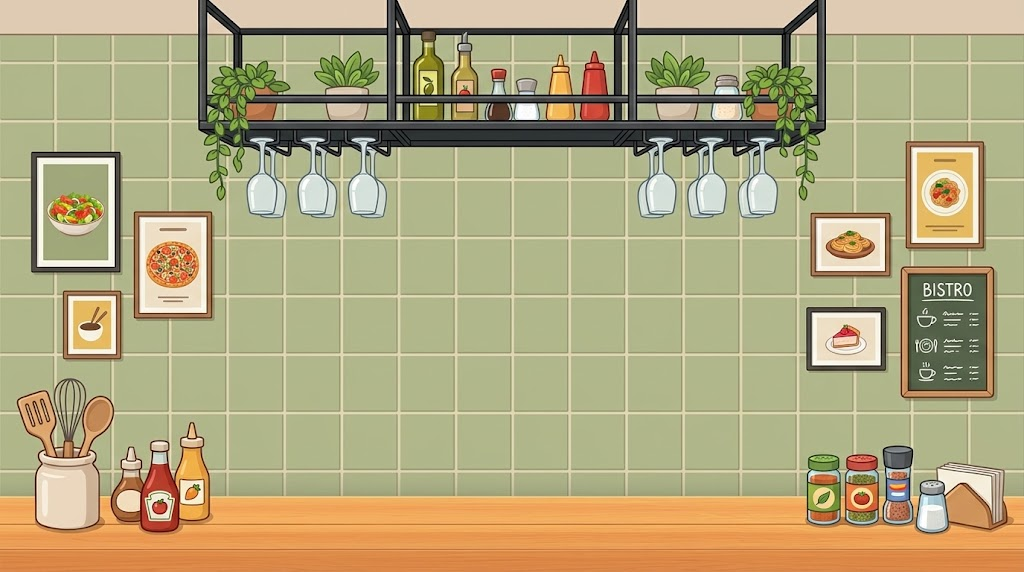
#> input picture Tools/ArtGen/kitchen_wall/source_sketch.png, 1024 x 572 px, given in place of clean_base.png, which was not available; the run also reads 1 picture not shown here
$ python build.py '->' Assets/Resources/Kitchen/wall.png '(2048×1144)'
#> lines starting #> are read from the running program, lines starting #| are printed output that depends on the picture; after the words box and inside, x2 and y2 are one past the last pixel; in counts of white or black regions, pixels touching at a corner belong together; pictures that were not available may be replaced by others from this repository, and a replacement may not be noted
### Tools/ArtGen/kitchen_wall/gfx.py
"""Мини-рендер предметов в стиле игровых спрайтов: мягкие объёмы, глянцевые блики,
тонкий тёмный контур того же оттенка. Рисуем в локальном холсте с суперсэмплингом K px на
единицу исходника, затем сжимаем до 2 px/ед. (масштаб фона 2048×1144)."""
import math
import numpy as np, cv2
from PIL import Image, ImageDraw

K = 8          # пикселей на единицу исходника при рисовании
OUT = 2        # пикселей на единицу в итоговом фоне
LIGHT = np.array([-0.55, -0.75, 0.75])
LIGHT = LIGHT / np.linalg.norm(LIGHT)


def rgb(c):
    return np.array(c[:3], np.float32) / 255.0


class Canvas:
    def __init__(self, x0, y0, x1, y1):
        self.ox, self.oy = int(math.floor(x0)), int(math.floor(y0))
        self.w = (int(math.ceil(x1)) - self.ox) * K
        self.h = (int(math.ceil(y1)) - self.oy) * K
        self.rgb = np.zeros((self.h, self.w, 3), np.float32)
        self.a = np.zeros((self.h, self.w), np.float32)

    # координаты исходника → пиксели холста
    def P(self, x, y):
        return ((x - self.ox) * K, (y - self.oy) * K)

    def pts(self, pts):
        return [self.P(x, y) for x, y in pts]

    def mask(self, fn):
        """fn(draw, canvas) рисует фигуры белым; возвращает маску 0..1."""
        im = Image.new("L", (self.w, self.h), 0)
        fn(ImageDraw.Draw(im), self)
        return np.asarray(im, np.float32) / 255.0

    def poly(self, pts):
        return self.mask(lambda d, c: d.polygon(c.pts(pts), fill=255))

    def ellipse(self, x0, y0, x1, y1):
        return self.mask(lambda d, c: d.ellipse([*c.P(x0, y0), *c.P(x1, y1)], fill=255))

    def rrect(self, x0, y0, x1, y1, r):
        return self.mask(lambda d, c: d.rounded_rectangle([*c.P(x0, y0), *c.P(x1, y1)], radius=r * K, fill=255))

    # [8 lines left out: function line, not called in this run]

    def over(self, col, alpha):
        """Наложить слой (H,W,3) или цвет с альфой (H,W)."""
        col = np.broadcast_to(col, self.rgb.shape)
        a = np.clip(alpha, 0, 1)[..., None]
        out_a = a[..., 0] + self.a * (1 - a[..., 0])
        num = col * a + self.rgb * self.a[..., None] * (1 - a)
        self.rgb = np.where(out_a[..., None] > 1e-6, num / np.maximum(out_a[..., None], 1e-6), 0)
        self.a = out_a

    def tint(self, col, alpha):
        """Подмешать цвет поверх уже нарисованного, не меняя альфу (тени, блики внутри формы)."""
        a = np.clip(alpha, 0, 1)[..., None]
        self.rgb = self.rgb * (1 - a) + np.broadcast_to(col, self.rgb.shape) * a

    # [9 lines left out: function to_image, not called in this run]


# ───────────────────────── шейдинг
def blur(m, sigma_units):
    s = max(0.5, sigma_units * K)
    return cv2.GaussianBlur(m, (0, 0), s)


def dist_in(m):
    return cv2.distanceTransform((m > 0.5).astype(np.uint8), cv2.DIST_L2, 5) / K   # в единицах исходника


def row_extent(m):
    """u ∈ [0,1] поперёк формы для каждого пикселя (по строке)."""
    on = m > 0.5
    has = on.any(1)
    l = np.where(has, on.argmax(1), 0).astype(np.float32)
    r = np.where(has, m.shape[1] - 1 - on[:, ::-1].argmax(1), 1).astype(np.float32)
    xs = np.arange(m.shape[1], dtype=np.float32)[None]
    u = (xs - l[:, None]) / np.maximum(r - l, 1)[:, None]
    return np.clip(u, 0, 1)


def col_extent(m):
    return row_extent(m.T).T


def outline(c, m, base, width=0.55, dark=0.55, alpha=1.0):
    d = dist_in(m)
    t = np.clip((width - d) / 0.35 + 0.5, 0, 1) * (m > 0.02)
    c.tint(rgb(base) * dark, t * alpha)


def fill_cyl(c, m, base, amb=0.62, light_u=0.32, spec=0.55, spec_u=0.24, spec_w=0.09, alpha=1.0,
             vgrad=0.08, line=True, line_w=0.55, line_dark=0.55, rim=0.18, umask=None):
    """Цилиндр по горизонтали: яркость по u, вертикальный блик, тёмный контур.
    umask — форма, по которой считается «поперёк» (например, корпус для этикетки)."""
    u = row_extent(m if umask is None else umask)
    lam = np.clip(np.cos((u - light_u) * math.pi * 0.95), 0, 1)
    shade = amb + (1 - amb) * lam
    v = col_extent(m if umask is None else umask)
    shade = shade * (1 + vgrad * (0.5 - v))
    d = dist_in(m)
    shade = shade * (1 - rim * np.exp(-d / 1.2))
    col = np.clip(rgb(base)[None, None] * shade[..., None], 0, 1)
    c.over(col, m * alpha)
    if spec > 0:
        s = np.clip(1 - np.abs(u - spec_u) / spec_w, 0, 1) ** 1.5
        s *= np.clip((d - 0.8) / 1.5, 0, 1) * np.clip(np.minimum(v, 1 - v) / 0.12, 0, 1)
        c.tint(np.ones(3, np.float32), blur(s * m, 0.25) * spec)
    if line:
        outline(c, m, base, line_w, line_dark)


def fill_soft(c, m, base, height=2.5, amb=0.55, diff=0.55, spec=0.35, shin=18, alpha=1.0,
              line=True, line_w=0.55, line_dark=0.55, rim=0.15):
    """«Надутая» форма: нормали из размытой маски, ламберт + блик."""
    h = blur(m, height * 0.6) * height * K
    gy, gx = np.gradient(h)
    n = np.dstack([-gx, -gy, np.ones_like(h) * 1.0])
    n /= np.linalg.norm(n, axis=2, keepdims=True)
    lam = np.clip((n * LIGHT).sum(2), 0, 1)
    hv = LIGHT + np.array([0, 0, 1.0]); hv /= np.linalg.norm(hv)
    sp = np.clip((n * hv).sum(2), 0, 1) ** shin
    d = dist_in(m)
    shade = (amb + diff * lam) * (1 - rim * np.exp(-d / 1.0))
    col = np.clip(rgb(base)[None, None] * shade[..., None], 0, 1)
    c.over(col, m * alpha)
    if spec > 0:
        c.tint(np.ones(3, np.float32), sp * spec * (m > 0.5) * np.clip(d / 0.6, 0, 1))
    if line:
        outline(c, m, base, line_w, line_dark)


def highlight(c, m, pts_or_mask, alpha=0.6, soft=0.35):
    hm = pts_or_mask if isinstance(pts_or_mask, np.ndarray) else c.poly(pts_or_mask)
    c.tint(np.ones(3, np.float32), blur(hm, soft) * m * alpha)


def sprite(c, path, box, alpha_cut=40, fill=1.0, angle=0.0, tint=None, opacity=1.0, clip=None):
    """Вставить игровой спрайт в прямоугольник (единицы исходника)."""
    im = Image.open(path).convert("RGBA")
    al = np.asarray(im.split()[3]).copy(); al[al < alpha_cut] = 0
    im.putalpha(Image.fromarray(al)); im = im.crop(im.getbbox())
    if angle:
        im = im.rotate(angle, resample=Image.BICUBIC, expand=True)
        im = im.crop(im.getbbox())
    x0, y0, x1, y1 = box
    bw, bh = (x1 - x0) * K * fill, (y1 - y0) * K * fill
    k = min(bw / im.width, bh / im.height)
    im = im.resize((max(1, round(im.width * k)), max(1, round(im.height * k))), Image.LANCZOS)
    cx, cy = c.P((x0 + x1) / 2, (y0 + y1) / 2)
    px, py = int(cx - im.width / 2), int(cy - im.height / 2)
    layer = np.zeros((c.h, c.w, 4), np.float32)
    arr = np.asarray(im, np.float32) / 255
    xa, ya = max(0, px), max(0, py)
    xb, yb = min(c.w, px + im.width), min(c.h, py + im.height)
    layer[ya:yb, xa:xb] = arr[ya - py:yb - py, xa - px:xb - px]
    col = layer[..., :3]
    if tint is not None:
        g = col.mean(2, keepdims=True)
        col = g * rgb(tint)[None, None] * 1.6
    a = layer[..., 3] * opacity
    if clip is not None:
        a = a * clip
    c.over(np.clip(col, 0, 1), a)


# [30 lines left out: function leaf, not called in this run]


def shadow_ellipse(c, cx, cy, rx, ry, alpha=0.35, color=(90, 50, 20), soft=1.6):
    m = c.ellipse(cx - rx, cy - ry, cx + rx, cy + ry)
    c.over(rgb(color), blur(m, soft) * alpha)


# [13 lines left out: function lathe, not called in this run]

### Tools/ArtGen/kitchen_wall/objects.py
"""Предметы кухни в стиле игры. Каждая функция возвращает Canvas (координаты исходника 1024×572)."""
import math
import numpy as np
from gfx import *

import os
R = os.path.normpath(os.path.join(os.path.dirname(os.path.abspath(__file__)), "..", "..", "..", "Assets", "Resources")) + os.sep
ING = R + "Ingredients/"
CREAM = (250, 240, 214)


# ───────────────────────── общие детали
# [80 lines left out: functions label_on, squeeze_bottle, glass_bottle, pot, not called in this run]


def leaf_fan(c, cx, base_y, leaves, base=(104, 172, 70)):
    for ang, ln, wd, dx in leaves:
        leaf(c, cx + dx, base_y, ang, ln, wd, base=base, shape="lance")


# [5 lines left out: function vine, not called in this run]


# ───────────────────────── полка (пол полки y=119.6)
SHELF = 119.6
TERRA = (206, 112, 70)
POT_CREAM = (238, 226, 204)


# [132 lines left out: functions trailing_plant, fan_plant, olive_oil, vinegar, soy, sprite_obj and 2 more, not called in this run]


# ───────────────────────── стол
WOOD = (214, 156, 94)
WOOD_DARK = (176, 118, 66)
SHADOW = (150, 78, 28)


# [85 lines left out: functions counter_shadow, with_shadow, utensil_crock, not called in this run]


def bbq_bottle():
    return with_shadow(squeeze_bottle, 127, 521, 15.4, 127, 447, 521, 15.4, (132, 66, 38), (246, 240, 228), ING + "bacon.png")


def mustard_bottle():
    return with_shadow(squeeze_bottle, 192.5, 520, 16.5, 192.5, 422, 520, 16.6, (242, 190, 44), (250, 246, 234), ING + "carrot.png")


# [83 lines left out: functions ketchup_glass, spice_jar, napkin_holder, counter_objects, not called in this run]


# ───────────────────────── рамки и меловая доска
from PIL import ImageFont
FONT = R + "Fonts/Main.ttf"
WALL_SHADOW = (70, 78, 46)


def frame(fr, mat, panel, frame_col, panel_col, art, art_fill=0.82, mat_col=(248, 244, 232)):
    x0, y0, x1, y1 = fr
    c = Canvas(x0 - 3, y0 - 3, x1 + 5, y1 + 6)
    # тень на стене
    sh = c.rrect(x0 + 1.4, y0 + 2.2, x1 + 1.4, y1 + 2.2, 1.6)
    c.over(rgb(WALL_SHADOW), blur(sh, 1.3) * 0.42)
    outer = c.rrect(x0, y0, x1, y1, 1.6)
    m_in = c.rrect(*mat, 0.5)
    ring = np.clip(outer - m_in, 0, 1)
    fill_soft(c, ring, frame_col, height=1.6, amb=0.62, diff=0.6, spec=0.3, shin=12, line_w=0.45, line_dark=0.5)
    # внутренняя фаска рамки — тонкая светлая кромка у паспарту
    edge = np.clip(c.rrect(mat[0] - 0.7, mat[1] - 0.7, mat[2] + 0.7, mat[3] + 0.7, 0.6) - m_in, 0, 1)
    c.tint(rgb(frame_col) * 0.55, edge * 0.8)
    p_in = c.rrect(*panel, 0.3)
    mat_ring = np.clip(m_in - p_in, 0, 1)
    fill_cyl(c, mat_ring, mat_col, amb=0.93, spec=0, line=False, vgrad=0.05)
    # паспарту отбрасывает лёгкую тень на картинку
    fill_cyl(c, p_in, panel_col, amb=0.9, spec=0, line=False, vgrad=0.08, rim=0.0)
    H, W = p_in.shape
    ys, xs = np.mgrid[0:H, 0:W].astype(np.float32)
    pcx, pcy = c.P((panel[0] + panel[2]) / 2, (panel[1] + panel[3]) / 2)
    rr = np.hypot((xs - pcx) / ((panel[2] - panel[0]) * K / 2), (ys - pcy) / ((panel[3] - panel[1]) * K / 2))
    c.tint(np.ones(3, np.float32), np.clip(1 - rr, 0, 1) * p_in * 0.14)
    inset = np.clip(p_in - np.roll(np.roll(p_in, int(0.9 * K), 0), int(0.9 * K), 1), 0, 1)
    c.tint(rgb(panel_col) * 0.55, blur(inset, 0.35) * 0.55)
    # картинка: тень + спрайт
    pw, ph = panel[2] - panel[0], panel[3] - panel[1]
    s = min(pw, ph) * art_fill
    acx, acy = (panel[0] + panel[2]) / 2, (panel[1] + panel[3]) / 2
    sh2 = c.ellipse(acx - s * 0.42, acy + s * 0.36, acx + s * 0.42, acy + s * 0.5)
    c.tint(rgb(panel_col) * 0.6, blur(sh2, 1.2) * 0.45 * p_in)
    sprite(c, art, (acx - s / 2, acy - s / 2, acx + s / 2, acy + s / 2), clip=p_in)
    return c


# [36 lines left out: functions chalk_text, chalkboard, not called in this run]


def wall_frames():
    D, I = R + "Dishes/", ING
    dark, brown = (82, 78, 74), (168, 120, 84)
    return [
        frame((31, 152, 120, 272), (37, 157.5, 114.5, 266.5), (44, 165, 108, 261), dark, (172, 180, 138), D + "salad.png", 0.86),
        frame((134, 212, 211, 318), (140, 217.5, 206.5, 312.5), (145, 222, 201, 308), brown, (236, 224, 200), D + "pizza.png", 0.88),
        frame((63, 291, 120, 358.5), (68, 296, 115.5, 353.5), (73.5, 301, 111.5, 349), brown, (228, 190, 108), D + "tomyum.png", 0.86),
        frame((906, 141, 983, 247), (911, 147, 978, 242), (917, 152.5, 973, 237.5), brown, (228, 190, 108), I + "tomato.png", 0.84),
        frame((811, 212.5, 889, 275), (816, 218, 885, 271), (821, 223, 880, 266), brown, (236, 224, 200), I + "cheese.png", 0.86),
        frame((806, 306.5, 885, 370), (812, 312, 880.5, 365.5), (817, 318, 875, 360), dark, (236, 224, 200), I + "shrimp.png", 0.86),
        chalkboard(),
    ]


# ───────────────────────── бокалы под полкой и подвесная табличка
METAL = (64, 66, 72)
FRONT_GLASSES = [261.5, 312.5, 363.5, 660.5, 710.5, 761.5]


# [57 lines left out: functions glass_holders, wine_glass, glasses, glass_feet, not called in this run]


def ivy_pivots():
    """Точки подвеса плетей плюща (край горшка, откуда они свисают) — в порядке shelf_objects()[1]."""
    return [(262 - 15, 94), (769 + 15, 94)]


# Табличка «Выбор блюда»: середина между цепочками, у балки.
SIGN_PIVOT = (512, 146.5)


# [40 lines left out: function hanging_sign, not called in this run]

### Tools/ArtGen/kitchen_wall/build.py
"""Шаг 2: нарисовать предметы на очищенной стене. Запуск после clean.py:
    python clean.py && python build.py   ->  Assets/Resources/Kitchen/wall.png (2048×1144)
Верх обрезан по низу полки, снизу дорисован стол (кадр экрана выбора заказа).
Качающиеся предметы (табличка «Выбор блюда», бокалы, плети плюща) в стену не впечатываются:
они сохраняются отдельными картинками в Kitchen/WallLayers, а их места и точки подвеса —
в Kitchen/wall_layers.json (игра покачивает их, см. GameUI.BuildWallLayers и WallSway)."""
import os, sys, json
import numpy as np, cv2
from PIL import Image
import objects as O
S = 2
COUNTER = 496.5 * S
SHELF_TOP = 119.5 * S
HERE = os.path.dirname(os.path.abspath(__file__))
import tempfile
WORK = os.path.join(tempfile.gettempdir(), "funflow_kitchen_wall")
OUT = sys.argv[1] if len(sys.argv) > 1 else os.path.join(HERE, "..", "..", "..", "Assets", "Resources", "Kitchen", "wall.png")
bg = Image.open(os.path.join(WORK, "clean_base.png")).convert("RGBA")
clean = np.array(bg)
# Кадр экрана выбора заказа: верх обрезается на CROP пикселей (см. конец файла).
CROP = int(round(131.5 * S))
LAYER_DIR = os.path.join(os.path.dirname(OUT), "WallLayers")
os.makedirs(LAYER_DIR, exist_ok=True)
layers = []


# [39 lines left out: functions sway, put, not called in this run]


# рамки и доска опущены, чтобы после обрезки верха не упирались в край кадра
FRAMES_DY = 22
for c in O.wall_frames(): put(c, dy=FRAMES_DY)
#> in mask, `fn(ImageDraw.Draw(im), self)`:
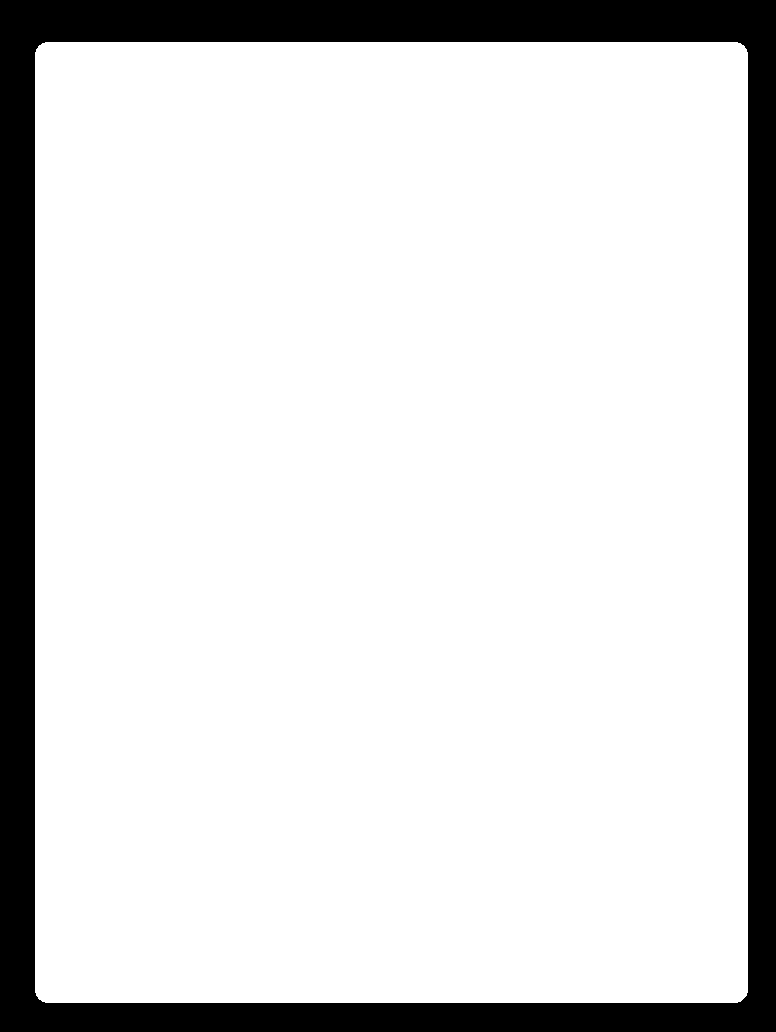
#> im: PIL image 776x1032 L; 85.5% white; 1 black region, box (x1, y1, x2, y2) and area: (0, 0, 776, 1032) 115793
#> in frame, `mat_ring = np.clip(m_in - p_in, 0, 1)`:
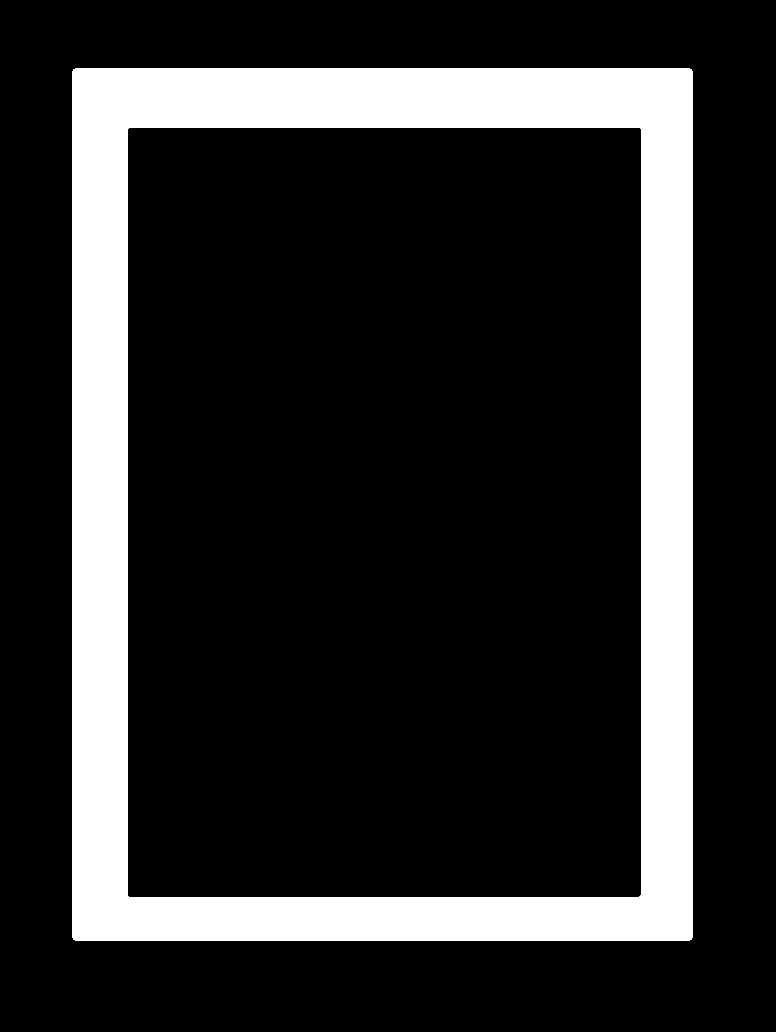
#> mat_ring: shape (1032, 776) float32; values 0 (black) and 1 (white), 18.4% white; 1 white region, box (x1, y1, x2, y2) and area: (72, 68, 693, 941) 147622
#> in row_extent, `l = np.where(has, on.argmax(1), 0).astype(np.float32)`: l = 1032 values, max 75 at index 68, min 0 at index 0, mean 60.92
#> in row_extent, `r = np.where(has, m.shape[1] - 1 - on[:, ::-1].argmax(1), 1).astype(np..`: r = 1032 values, max 692 at index 71, min 1 at index 0, mean 585.5
#> in row_extent, `return np.clip(u, 0, 1)`:
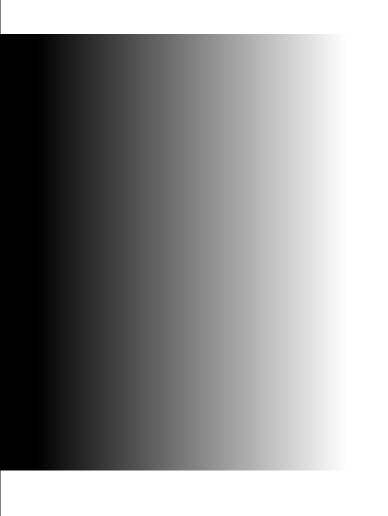
#> returned value: shape (1032, 776) float32 (shown at 1/2 size); min 0, max 1, mean 0.583
#> in fill_cyl, `lam = np.clip(np.cos((u - light_u) * math.pi * 0.95), 0, 1)`:
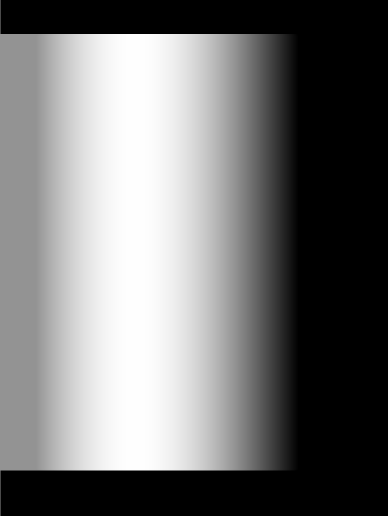
#> lam: shape (1032, 776) float32 (shown at 1/2 size); min 0, max 1, mean 0.457
#> in row_extent (call 2), `on = m > 0.5`:
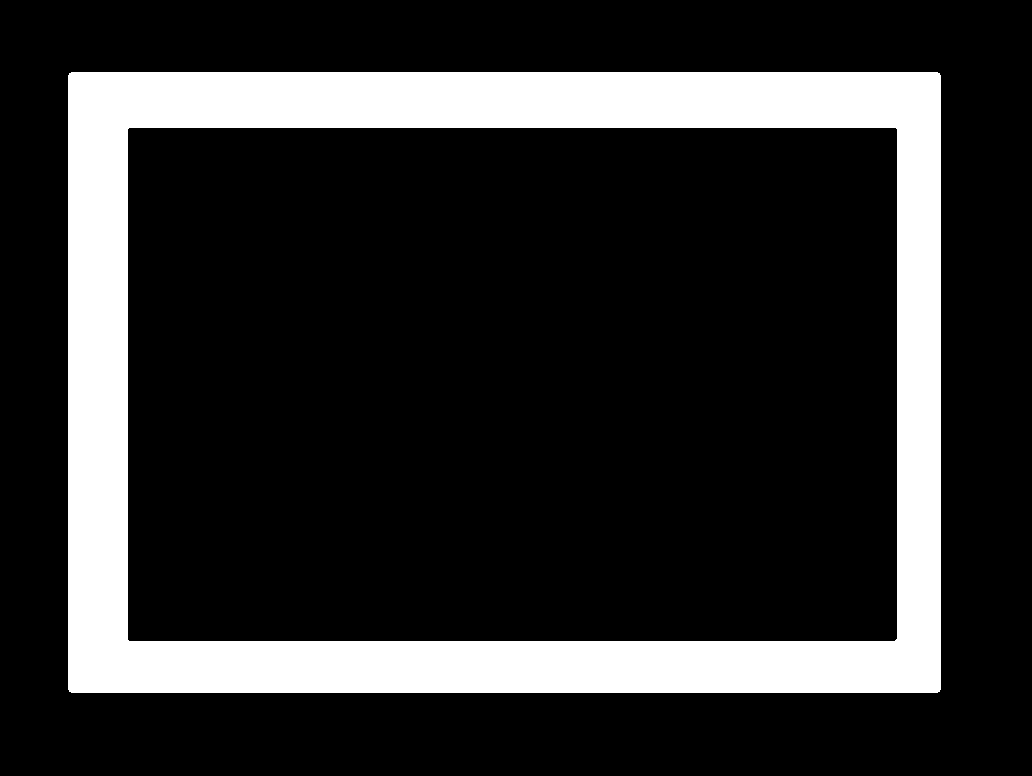
#> on: shape (776, 1032) bool; 18.4% white; 1 white region, box (x1, y1, x2, y2) and area: (68, 72, 941, 693) 147622
#> in row_extent (call 2), `l = np.where(has, on.argmax(1), 0).astype(np.float32)`: l = 776 values, max 71 at index 72, min 0 at index 0, mean 54.43
#> in row_extent (call 2), `r = np.where(has, m.shape[1] - 1 - on[:, ::-1].argmax(1), 1).astype(np..`: r = 776 values, max 940 at index 75, min 1 at index 0, mean 752.4
#> in row_extent (call 2), `u = (xs - l[:, None]) / np.maximum(r - l, 1)[:, None]`:
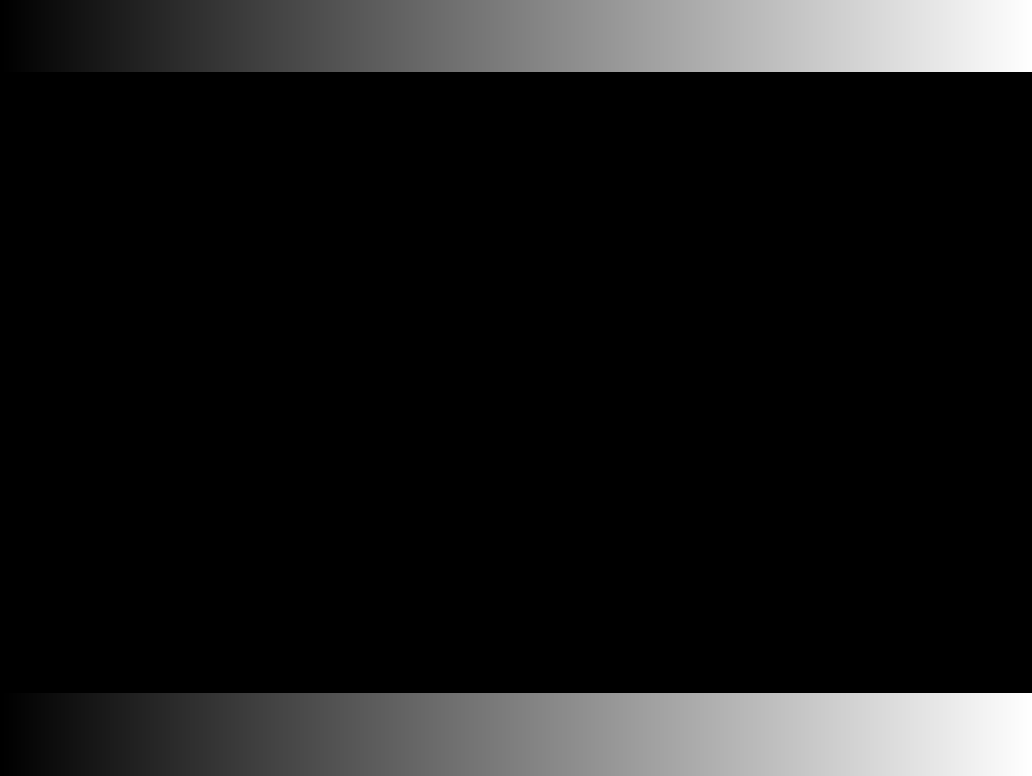
#> u: shape (776, 1032) float32; min -0.082, max 1031, mean 103.4; drawn with min black and max white
#> (the run stopped early here; a loop or call above may not have finished)
